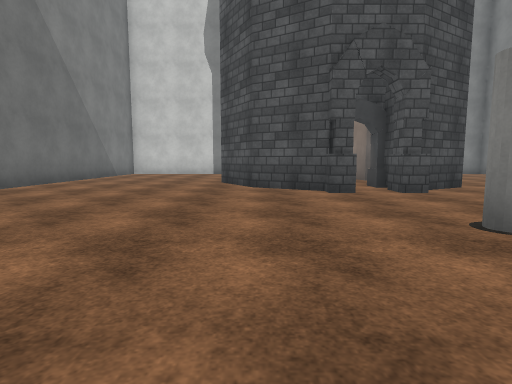
view 1 (above)

12 first-person views from a walk through a scene from a Unity 3-D project. The camera is 1.2 m above the floor, tilts 6° down and sees 80° across. The floor is counted in squares, 2 m on a side. Each view is taken from the middle of a square. On the plan, view 1 faces up. The plan holds only what a view shows up to about 9 squares ahead; the rest is blank. The place goes on beyond the plan. The player character is not drawn. Surface patterns are stand-ins for the level's own textures.

view 2
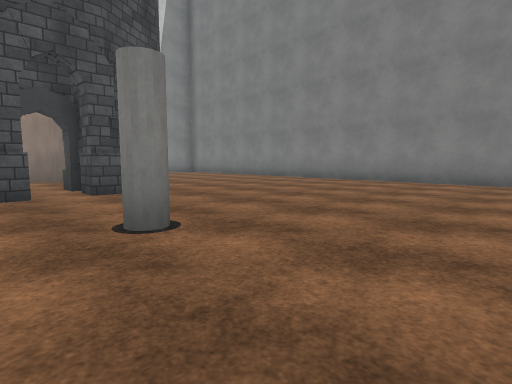

view 3
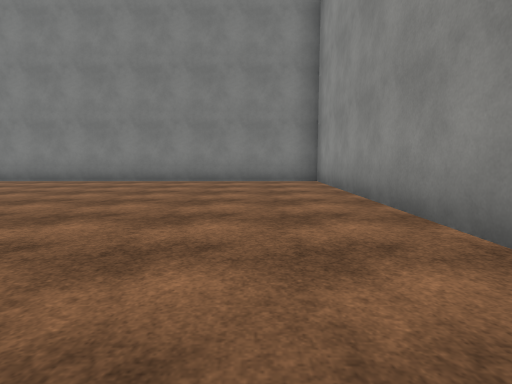

view 4
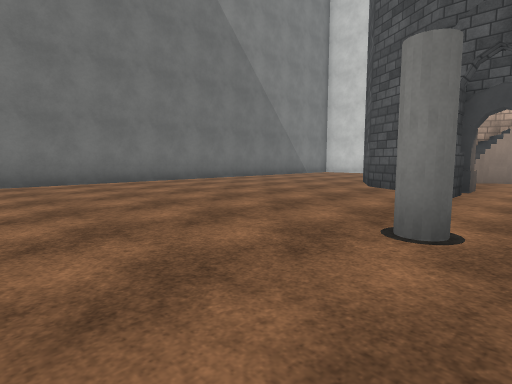

view 5
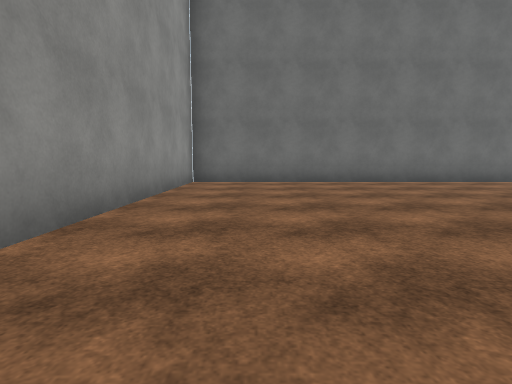

view 6
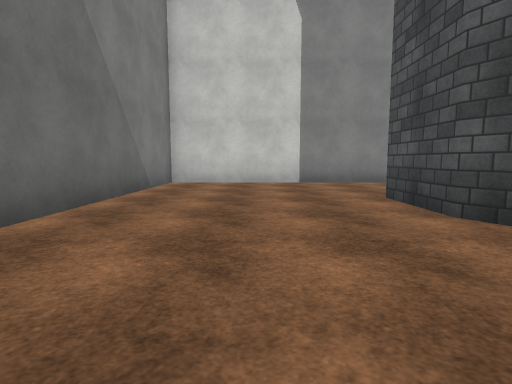

view 7
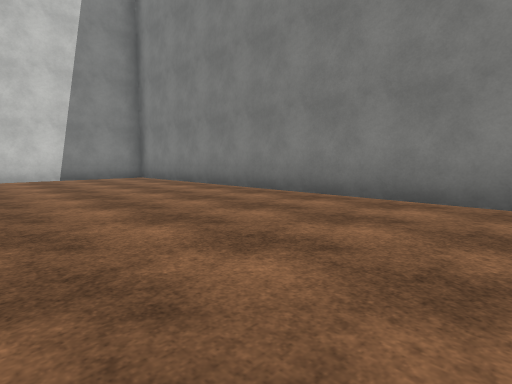

view 8
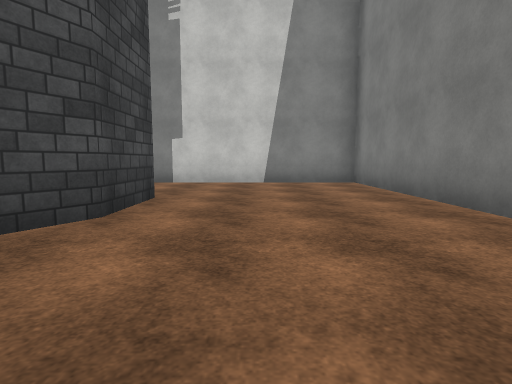

view 9
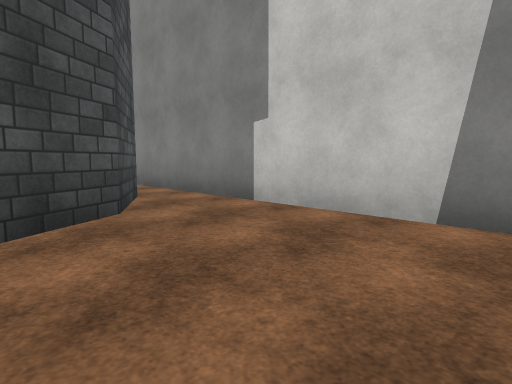

view 10
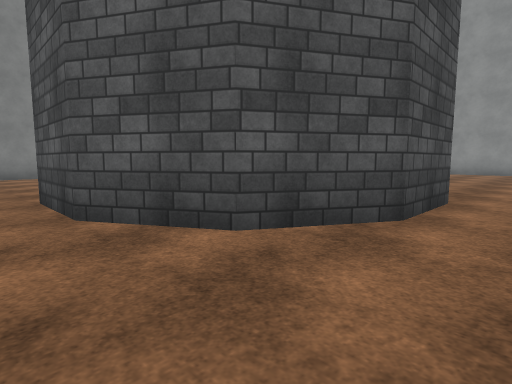

view 11
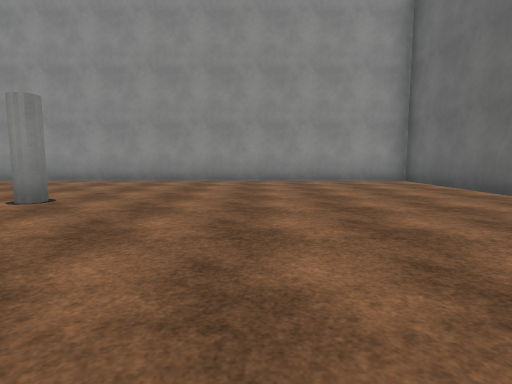

view 12
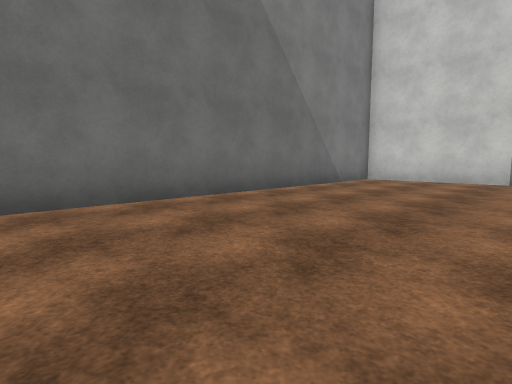

### Floor plan
Ten units are one square. View 1 is at (0, 0); x grows to the right and y downward. Boxes are objects, and circles mark ways between rooms. Rooms are numbered by the first view taken in them; rooms with no view inside come last. Other rooms are left out.
<svg viewBox="-58 -137 159 159">
<path fill="none" stroke="#000" d="M18 -62 18 -55 13 -55 13 -59 -1 -67 -9 -82 -9 -99 -1 -113 14 -122 31 -122 45 -113 52 -102M32 -55 27 -55 27 -72M18 -71 18 -66M46 -67 31 -59M54 -99 54 -82 49 -74M-53 17 96 17 96 -132 -53 -132 -53 17M28 -110 17 -110 12 -107"/>
<rect x="15" y="-35" width="10" height="10" fill="#bbb"><title>other object</title></rect>
<circle cx="20" cy="-65" r="3" fill="#2a7"/>
<text x="20" y="-50">1</text>
<text x="20" y="-90">2</text>
</svg>
Room 1 opens to room 2.

Where each view was taken, in squares from view 1:
view 1: 0 up, 0 right, facing up
view 2: 0 up, 1 right, facing up-right
view 3: 0 up, 1 right, facing right
view 4: 0 up, 3 right, facing up-left
view 5: 0 up, 3 right, facing left
view 6: 5 up, 3 left, facing up
view 7: 3 up, 5 right, facing up-right
view 8: 5 up, 7 right, facing up
view 9: 10 up, 8 right, facing up-left
view 10: 13 up, 2 left, facing down-right
view 11: 7 up, 1 left, facing down
view 12: 4 up, 1 left, facing up-left
